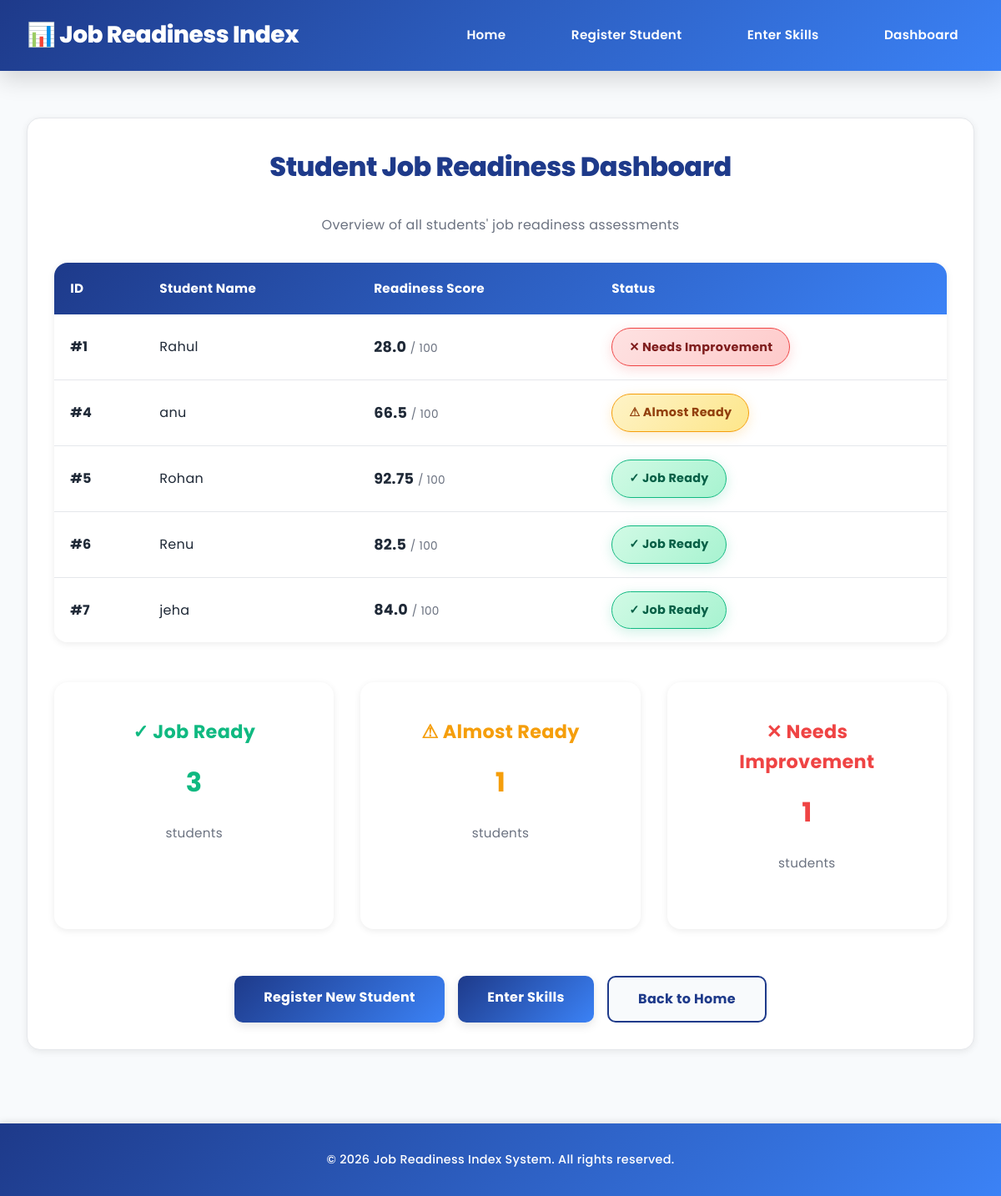
Page /dashboard on the earlier database version.
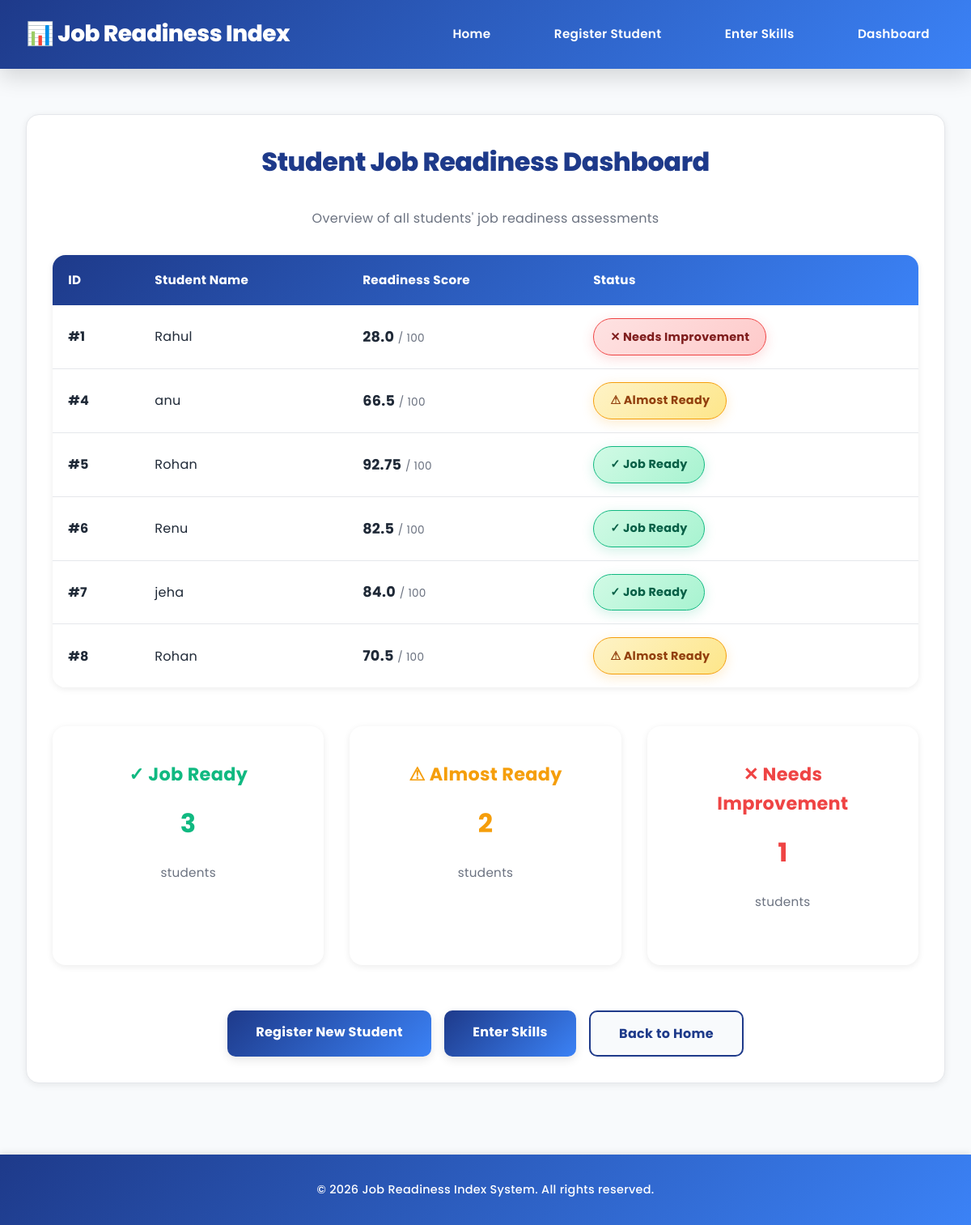
Same page on the later database version.
### tables this page shows
CREATE TABLE students(
        id INTEGER PRIMARY KEY AUTOINCREMENT,
        name TEXT,
        department TEXT,
        cgpa REAL
    );

### app.py (the view)
@app.route("/dashboard")
def dashboard():
    cursor.execute("""
    SELECT students.id, students.name, aptitude, coding, communication, projects
    FROM students
    JOIN skills ON students.id = skills.student_id
    GROUP BY students.id
    """)
    data = cursor.fetchall()
    results = []
    for row in data:
        student_id = row[0]
        name = row[1]
        aptitude = row[2]
        coding = row[3]
        communication = row[4]
        projects = row[5]
        score = (aptitude*0.25) + (coding*0.35) + (communication*0.20) + (projects*0.20)
        if score >= 80:
            status = "Job Ready"
        elif score >= 60:
            status = "Almost Ready"
        else:
            status = "Needs Improvement"
        results.append((student_id, name, round(score,2), status))
    return render_template("dashboard.html", results=results)

### templates/dashboard.html (shortened to what this page needs)
<!DOCTYPE html>
<html lang="en">
<head>
    <link rel="stylesheet" href="{{ url_for('static', filename='style.css') }}">
</head>
<body>
    <nav class="navbar">
        <div class="nav-container">
            <a href="/" class="nav-brand">📊 Job Readiness Index</a>
            <ul class="nav-links">
                <li><a href="/">Home</a></li>
                <li><a href="/register">Register Student</a></li>
                <li><a href="/skills">Enter Skills</a></li>
                <li><a href="/dashboard">Dashboard</a></li>
            </ul>
        </div>
    </nav>
    <main class="main-content">
        <div class="card">
            <h1 class="section-title text-center">Student Job Readiness Dashboard</h1>
            <p class="text-center" style="color: var(--text-light); margin-bottom: 2rem;">Overview of all students' job readiness assessments</p>
            {% if results %}
                <div class="table-container">
                    <table>
                        <thead>
                            <tr>
                                <th>ID</th>
                                <th>Student Name</th>
                                <th>Readiness Score</th>
                                <th>Status</th>
                            </tr>
                        </thead>
                        <tbody>
                            {% for student in results %}
                            <tr>
                                <td><strong>#{{student[0]}}</strong></td>
                                <td>{{student[1]}}</td>
                                <td>
                                    <strong style="font-size: 1.1rem;">{{student[2]}}</strong>
                                    <span style="color: var(--text-light); font-size: 0.85rem;"> / 100</span>
                                </td>
                                <td>
                                    {% if student[3] == "Job Ready" %}
                                        <span class="badge badge-success">✓ {{student[3]}}</span>
                                    {% elif student[3] == "Almost Ready" %}
                                        <span class="badge badge-warning">⚠ {{student[3]}}</span>
                                    {% else %}
                                        <span class="badge badge-danger">✕ {{student[3]}}</span>
                                    {% endif %}
                                </td>
                            </tr>
                            {% endfor %}
                        </tbody>
                    </table>
                </div>
                <div class="action-grid mt-3">
                    {% set ready_list = [] %}
                    {% set almost_list = [] %}
                    {% set needs_list = [] %}
                    <div class="action-card">
                        <h3 style="color: var(--accent-color);">✓ Job Ready</h3>
                        <p style="font-size: 2rem; font-weight: 700; color: var(--accent-color);">{{ready_list | length}}</p>
                        <p style="color: var(--text-light);">students</p>
                    </div>
                    <div class="action-card">
                        <h3 style="color: var(--warning-color);">⚠ Almost Ready</h3>
                        <p style="font-size: 2rem; font-weight: 700; color: var(--warning-color);">{{almost_list | length}}</p>
                        <p style="color: var(--text-light);">students</p>
                    </div>
                    <div class="action-card">
                        <h3 style="color: var(--danger-color);">✕ Needs Improvement</h3>
                        <p style="font-size: 2rem; font-weight: 700; color: var(--danger-color);">{{needs_list | length}}</p>
                        <p style="color: var(--text-light);">students</p>
                    </div>
                </div>
            {% else %}
                <div style="text-align: center; padding: 3rem 0; color: var(--text-light);">
                    <p style="font-size: 1.1rem; margin-bottom: 1.5rem;">📊 No student data available yet</p>
                    <p>Register students and enter their skills to see the dashboard.</p>
                </div>
            {% endif %}
            <div style="text-align: center; gap: 1rem; display: flex; flex-wrap: wrap; justify-content: center; margin-top: 2rem;">
                <a href="/register" class="btn btn-primary">Register New Student</a>
                <a href="/skills" class="btn btn-primary">Enter Skills</a>
                <a href="/" class="btn btn-secondary">Back to Home</a>
            </div>
        </div>
    </main>
    <footer class="footer">
        <p>&copy; 2026 Job Readiness Index System. All rights reserved.</p>
    </footer>
</body>
</html>

Differences in the rows shown:
added students: id "8", name "Rohan", student "70.5", student "Almost Ready"
Other differences:
{{ almost_list | length }}: "1" → "2"
